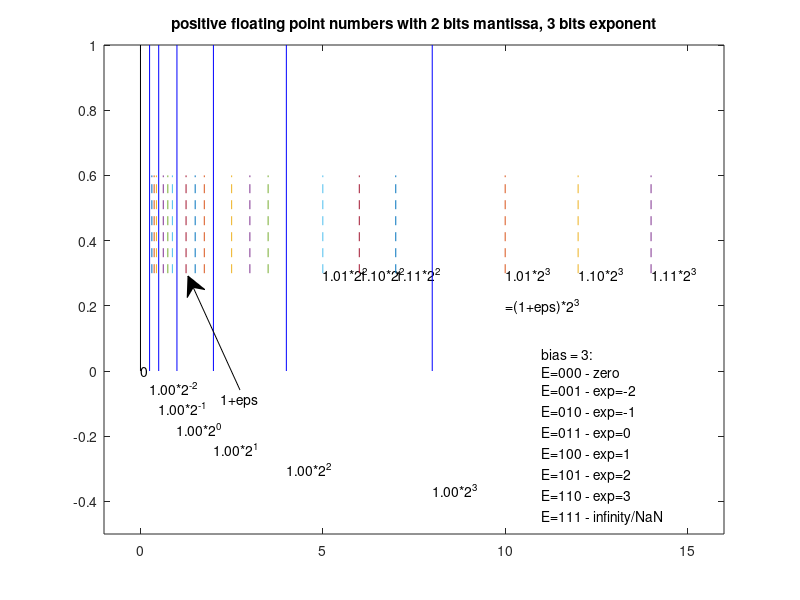

Here is the MATLAB script that generated this plot:
%
min_e = -2
max_e = 3
my_eps=1.0/4.0



plot([0, 0], [0,1], 'k-')
text(0,0,sprintf('0'))
hold on

for e = [min_e:max_e]
    x = 2^e;
    plot ([x,x],[0,1],'b-')
    text(x,-(e-min_e)/16.0-0.05,sprintf('1.00*2^{%d}',e))
    for m= 1:3
        x = (1+m/4.0)*2^e;
        plot ([x,x],[0.3,0.6],'--')
        if e>1
            s='01';
            if m==2
                s='10';
            else
                if m==3
                    s='11';                    
                end
            end
            text(x,0.3,sprintf('1.%s*2^%d',s,e))
        end
    end
end
    
text(10,0.2,sprintf('=(1+eps)*2^3'))
annotation('textarrow',[0.3,0.235],[0.35,0.54],'String','1+eps')

text(11,-0.2,{'bias = 3:', ...
    'E=000 - zero', ...
    'E=001 - exp=-2', ...
    'E=010 - exp=-1', ...
    'E=011 - exp=0',  ...
    'E=100 - exp=1',  ...
    'E=101 - exp=2',  ...
    'E=110 - exp=3',  ...
    'E=111 - infinity/NaN'})

title('positive floating point numbers with 2 bits mantissa, 3 bits exponent')

ylim([-0.5,1])
xlim([-1,16])

hold off